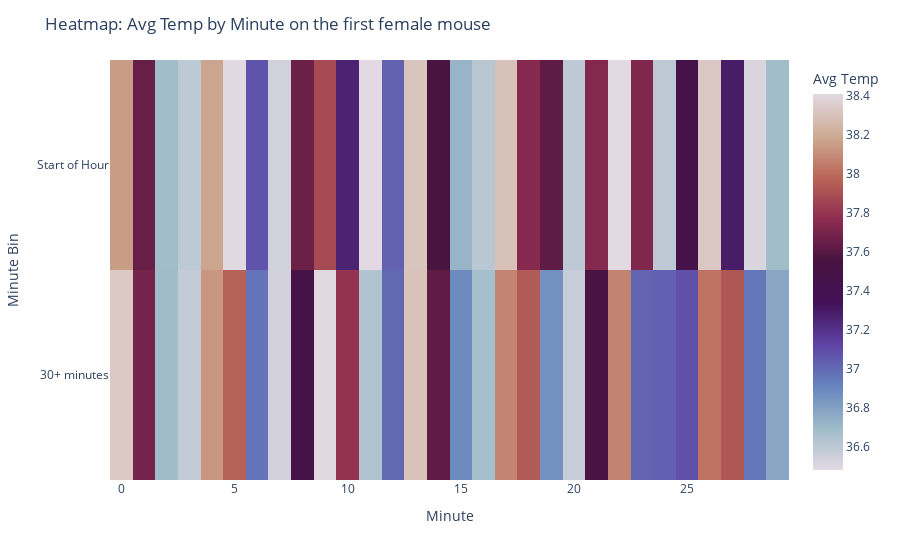

Here is the notebook cell this chart was saved with:
### Code cell
# Reshape and compute average
f1 = fem_temp_df['f1'].to_numpy().reshape(60, -1)
f1_df = pd.DataFrame(f1.mean(axis=1), columns=['hourly_avg_temp'])
f1_df = f1_df.reset_index(names=['minute'])
f1_df['minute_bin'] = f1_df['minute'].apply(lambda m: "Start of Hour" if m < 30 else "30+ minutes")
f1_df['minute_bin'] = pd.Categorical(
    f1_df['minute_bin'], categories=['Start of Hour', '30+ minutes'], ordered=True
)
f1_df['minute'] = f1_df['minute'].apply(lambda m: m % 30)  # Normalize minute to 0-29

# Pivot: minute_bin as rows, minute as columns
heatmap_data = f1_df.pivot(index='minute_bin', columns='minute', values='hourly_avg_temp')

# Plot the heatmap
fig = px.imshow(
    heatmap_data,
    labels=dict(x="Minute", y="Minute Bin", color="Avg Temp"),
    color_continuous_scale="twilight",
    aspect="auto"
)

fig.update_layout(title="Heatmap: Avg Temp by Minute on the first female mouse")
fig.show()

### Figure 1 — Plotly figure (JSON) as saved in the notebook; plotly's stock layout.template omitted (floating-point values rounded to 4 significant figures)
{"data": [{"coloraxis": "coloraxis", "hovertemplate": "Minute: %{x}<br>Minute Bin: %{y}<br>Avg Temp: %{z}<extra></extra>", "name": "0", "type": "heatmap", "x": [0, 1, 2, 3, 4, 5, 6, 7, 8, 9, 10, 11, 12, 13, 14, 15, 16, 17, 18, 19, 20, 21, 22, 23, 24, 25, 26, 27, 28, 29], "xaxis": "x", "y": ["Start of Hour", "30+ minutes"], "yaxis": "y", "z": [[38.14, 37.65, 36.68, 36.6, 38.17, 38.4, 37.07, 36.54, 37.66, 37.88, 37.26, 36.48, 37.02, 38.31, 37.56, 36.72, 36.61, 38.29, 37.74, 37.62, 36.59, 37.73, 38.41, 37.72, 36.6, 37.46, 38.32, 37.29, 36.51, 36.68], [38.33, 37.69, 36.69, 36.58, 38.13, 37.96, 36.96, 36.53, 37.49, 38.4, 37.79, 36.64, 37.0, 38.3, 37.63, 36.89, 36.67, 38.07, 37.93, 36.86, 36.57, 37.56, 38.07, 37.02, 37.03, 37.08, 38.02, 37.92, 36.95, 36.78]]}], "layout": {"coloraxis": {"colorbar": {"title": {"text": "Avg Temp"}}, "colorscale": [[0, "#e2d9e2"], [0.1111, "#9ebbc9"], [0.2222, "#6785be"], [0.3333, "#5e43a5"], [0.4444, "#421257"], [0.5556, "#471340"], [0.6667, "#8e2c50"], [0.7778, "#ba6657"], [0.8889, "#ceac94"], [1, "#e2d9e2"]]}, "margin": {"t": 60}, "title": {"text": "Heatmap: Avg Temp by Minute on the first female mouse"}, "xaxis": {"anchor": "y", "domain": [0, 1], "title": {"text": "Minute"}}, "yaxis": {"anchor": "x", "autorange": "reversed", "domain": [0, 1], "title": {"text": "Minute Bin"}}}}
